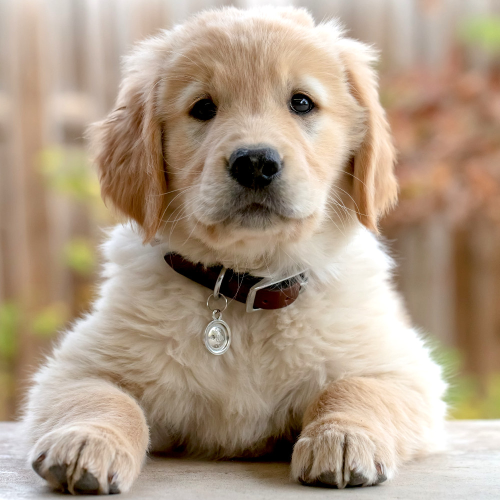
#> input picture part2_ch1/data/dog_sample_image.jpeg, 1000 x 1000 px (shown at 1/2 size)
$ jupyter execute --allow-errors '1. data_preperation.ipynb'
#> lines starting #> are read from the running program, lines starting #| are printed output that depends on the picture
# 머신러닝 상품화 - 여정1
## # Data Preparation

- Data 수집 (정형/비정형/반정형)
- Data 유형에 따른 처리
- Data Sampling
- Labeling
- Class Imbalance 고려

[cell 1]
import pandas as pd
import numpy as np
import os

import json
from PIL import Image

from sklearn.model_selection import train_test_split

from imblearn.over_sampling import SMOTE
from imblearn.over_sampling import ADASYN

import matplotlib.pyplot as plt
import seaborn as sns

base_path = os.getcwd()

### 1. 데이터 수집 및 유형 확인- 정형데이터
- 구조화된 데이터로 표(table) 형태로 표현되며 고정된 스키마를 갖음
- 데이터 베이스, 스프레드시트 및 CSV 파일과 같은 데이터 소스에서 얻음

[cell 2]
file_path = os.path.join(base_path, "data/winequality.csv")
#> (the rest of this cell did not finish here and is left out)

### 1. 데이터 수집 및 유형 확인 - 반정형 데이터
- 구조가 명확하게 정의되지 않은 데이터로 일부 구조화된 정보를 갖음
- XML, JSON, HTML과 같은 마크업 언어를 사용하여 주로 표현

[cell 3]
# 샘플 JSON 데이터
data_str = """{
    "employees": [
        {"name": "Alice", "age": 28, "occupation": "Engineer"},
        {"name": "Bob", "age": 24, "occupation": "Data Scientist"},
        {"name": "Charlie", "age": 22, "occupation": "Designer"}
    ]
}"""

data = json.loads(data_str)
for employee in data["employees"]:
    print(employee)

[cell 4]
# 자유로운 데이터 추가
data["employees"][0]["income"] = 10000
print('# Alice에게 추가한 income 확인 \n{}'.format(data["employees"][0]))

[cell 5]
print('# 반정형 데이터를 정형 데이터로 변환')
pd.DataFrame(data['employees'])

### 1. 데이터 수집 및 유형 확인 - 비정형 데이터
- 구조가 없거나 매우 제한적인 구조를 가지지 않는 데이터로 텍스트, 이미지, 오디오, 비디오 같은 형태를 갖음

[cell 6]
# 이미지 데이터
img = Image.open(base_path + "/data/dog_sample_image.jpeg")
#> img is the input picture: PIL image 1000x1000 RGB; mean R, G, B 175.6, 155.9, 135.2

# 이미지 축소 (반으로 축소)
width, height = img.size
#> width = 1000; height = 1000
shrinked_image = img.resize((width // 2, height // 2))
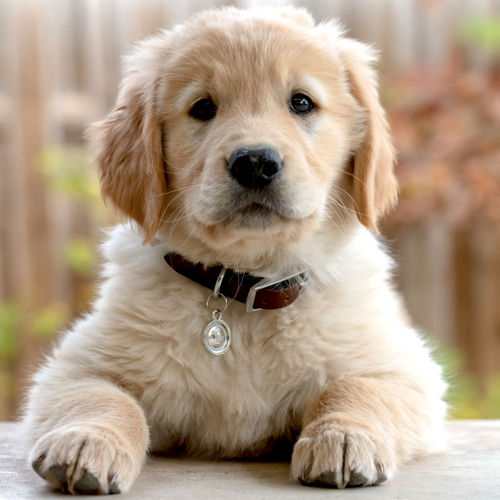
#> shrinked_image: PIL image 500x500 RGB; mean R, G, B 175.6, 155.9, 135.2
shrinked_image
